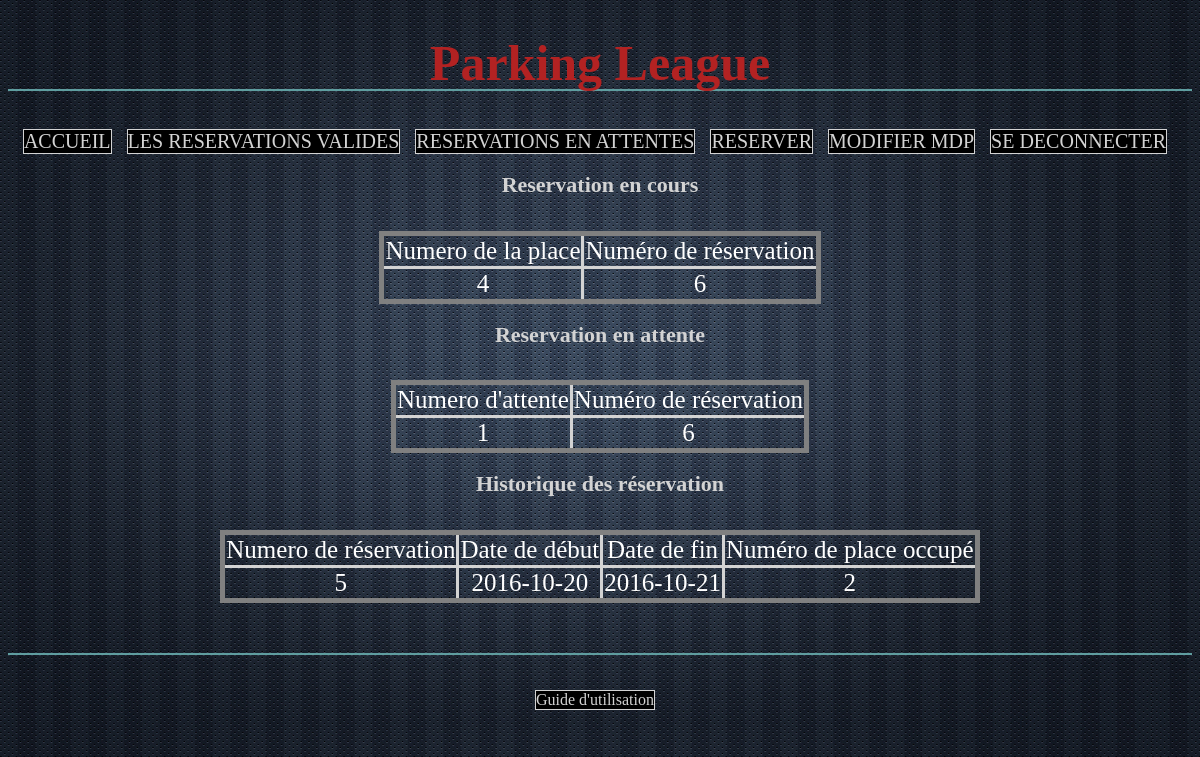
/reservation-encours.php (signed in), run on the app's committed database.
### tables this page shows
CREATE TABLE IF NOT EXISTS `attente` (
  `num_attente` int(3) NOT NULL AUTO_INCREMENT,
  `id_uti` int(5) NOT NULL,
  `dateDebut` date NOT NULL,
  `dateFin` date NOT NULL,
  `statut` int(2) DEFAULT NULL,
  `num_place` int(2) DEFAULT NULL,
  PRIMARY KEY (`num_attente`),
  KEY `FK_ATTENTE_UTI` (`id_uti`),
  KEY `FK_ATTENTE_PLACE` (`num_place`)
);

CREATE TABLE IF NOT EXISTS `liste_attente` (
  `id_listattente` int(3) NOT NULL DEFAULT '0',
  `num_attente` int(3) DEFAULT NULL,
  PRIMARY KEY (`id_listattente`),
  KEY `FK_LISTATTENTE_ATTENTE` (`num_attente`)
);

### reservation-encours.php (the view, shortened to what this page needs)
<!DOCTYPE html>
<html>
       <head>
		<link rel="stylesheet" href="css/style.css" />
	<h1> Parking League </h1>
    </head>
    <?php include("menu.php");
          include("connection.php");?>
    <body>
    <?php
     if($_SESSION['nom'] == 'chaure' && $_SESSION['prenom'] == 'jerome')
        {
        ?>
        <h2> Reservation en cours </h2>
        <table>
            <tr>
                <td>Numero de la place</td>
                <td>Nom - Prenom</td>
            </tr>
        <?php
            $req11 ='SELECT * FROM ATTENTE ORDER BY num_place ASC';
            $req22 ='SELECT * FROM UTILISATEUR';
            $req = $bdd->query($req11);
            while($donnees = $req->fetch())
            {
                if($donnees['statut'] == 1)
                {
                    $req2 = $bdd->query($req22);
                    while($donnees2 = $req2->fetch())
                    {
                        if($donnees2['id_uti'] == $donnees['id_uti'])
                        {
                            echo'<tr>
                                    <td>'.$donnees['num_place'].'</td>
                                    <td>'.$donnees2['nom'].'  '.$donnees2['prenom'].'</td>
                                    <td><a href = "liberer-place.php?num_place='.$donnees['num_place'].'&num_attente='.$donnees['num_attente'].'">Liberer</a></td>
                                </tr>';
                        }
                    }
                }
            }
        ?>
        </table>
        <br/>
        <table>
        <h2> Reservation en attente </h2>
        <tr>
            <td>Numero d'attente</td>
            <td>Nom - Prenom</td>
        </tr>
        <?php
            $req3 = $bdd->query('SELECT * FROM LISTE_ATTENTE ORDER BY id_listattente ASC');
            while($donnees3 = $req3->fetch())
            {
                $req=$bdd->query($req11);
                while($donnees = $req->fetch())
                {
                    if($donnees3['num_attente'] == $donnees['num_attente'])
                    {
                        $req2 = $bdd->query($req22);
                        while($donnees2 =$req2->fetch())
                        {
                            if($donnees['id_uti'] == $donnees2['id_uti'])
                            {
                                echo'<tr>
                                        <td>'.$donnees3['id_listattente'].'</td>
                                        <td>'.$donnees2['nom'].'  '.$donnees2['prenom'].'</td>
                                        <td><a href = "modifier-place.php?num_attente='.$donnees['num_attente'].'">Modifier</a></td>
                                     </tr>';
                            }
                        }
                    }
                }
            }
            echo'</table>';
            ?>
        <br />
        <table>
        <h2> Historique des réservation </h2>
        <tr>
            <td>Numero de réservation</td>
            <td>Nom - Prenom</td>
            <td>Date de début</td>
            <td>Date de fin</td>
            <td>Numéro de place occupé</td>
        </tr>
        <?php
            $req=$bdd->query($req11);
            while($donnees = $req->fetch())
            {
                if($donnees['statut'] == 3)
                {
                    $req2=$bdd->query($req22);
                    while($donnees2=$req2->fetch())
                    {
                        if($donnees['id_uti'] == $donnees2['id_uti'])
                        {
                                echo'<tr>
                                        <td>'.$donnees['num_attente'].'</td>
                                        <td>'.$donnees2['nom'].'  '.$donnees2['prenom'].'</td>
                                        <td>'.$donnees['dateDebut'].'</td>
                                        <td>'.$donnees['dateFin'].'</td>
                                        <td>'.$donnees['num_place'].'</td>
                                     </tr>';
                        }
                    }
                }
            }
            echo'</table>';
        }
        else
        {
            $id_uti = $_SESSION['id_uti'];
        echo'<h2> Reservation en cours </h2>
        <table>
            <tr>
                <td>Numero de la place</td>
                <td>Numéro de réservation</td>
            </tr>';
            $req11 ='SELECT * FROM ATTENTE ORDER BY num_place ASC';
            $req22 ='SELECT * FROM UTILISATEUR';
            $req = $bdd->query($req11);
            while($donnees = $req->fetch())
            {
                if($donnees['statut'] == 1 && $donnees['id_uti'] == $id_uti)
                {
                    echo'<tr>
                            <td>'.$donnees['num_place'].'</td>
                            <td>'.$donnees['num_attente'].'</td>
                        </tr>';
                }
            }
        ?>
        </table>
        <table>
        <h2> Reservation en attente </h2>
        <tr>
            <td>Numero d'attente</td>
            <td>Numéro de réservation</td>
        </tr>
        <?php
            $req3 = $bdd->query('SELECT * FROM LISTE_ATTENTE ORDER BY id_listattente ASC');
            while($donnees3 = $req3->fetch())
            {
                $req=$bdd->query($req11);
                while($donnees = $req->fetch())
                {
                    if($donnees3['num_attente'] == $donnees['num_attente'] && $donnees['id_uti'] == $id_uti)
                    {
                        echo'<tr>
                                <td>'.$donnees3['id_listattente'].'</td>
                                <td>'.$donnees['num_attente'].'</td>
                            </tr>';
                    }
                }
            }
            echo'</table>';
            ?>
        <table>
        <h2> Historique des réservation </h2>
        <tr>
            <td>Numero de réservation</td>
            <td>Date de début</td>
            <td>Date de fin</td>
            <td>Numéro de place occupé</td>
        </tr>
        <?php
            $req=$bdd->query($req11);
            while($donnees = $req->fetch())
            {
                if($donnees['statut'] == 3)
                {
                    $req2=$bdd->query($req22);
                    while($donnees2=$req2->fetch())
                    {
                        if($donnees['id_uti'] == $donnees2['id_uti'] && $donnees['id_uti'] == $id_uti)
                        {
                                echo'<tr>
                                        <td>'.$donnees['num_attente'].'</td>
                                        <td>'.$donnees['dateDebut'].'</td>
                                        <td>'.$donnees['dateFin'].'</td>
                                        <td>'.$donnees['num_place'].'</td>
                                     </tr>';
                        }
                    }
                }
            }
            echo'</table>';
        }
        ?>
    </body>
    <?php include("footer.php"); ?>
</html>

### css/style.css (style rules this page uses)
html { background-image: url(../img/body3.jpg); }
body { text-align: center; color: white; font-family: Comic Sans MS; }
table { margin : 10px auto auto auto; border-width:5px; border-style:solid; border-collapse: collapse; }
td { border-style:solid; font-size: 25px; border-color: lightgray; }
h1 { color:firebrick; font-family:AR DELANEY; text-align: center; border-bottom: 2px solid cadetblue; height: 55px; font-size: 50px; }
h2 { color:lightgray; text-align: center; height: 40px; font-size: 22px; }

### data on the page
attente: num_place "4", num_attente "6"
liste_attente: id_listattente "1"
attente: num_attente "5", dateDebut "2016-10-20", dateFin "2016-10-21", num_place "2"
